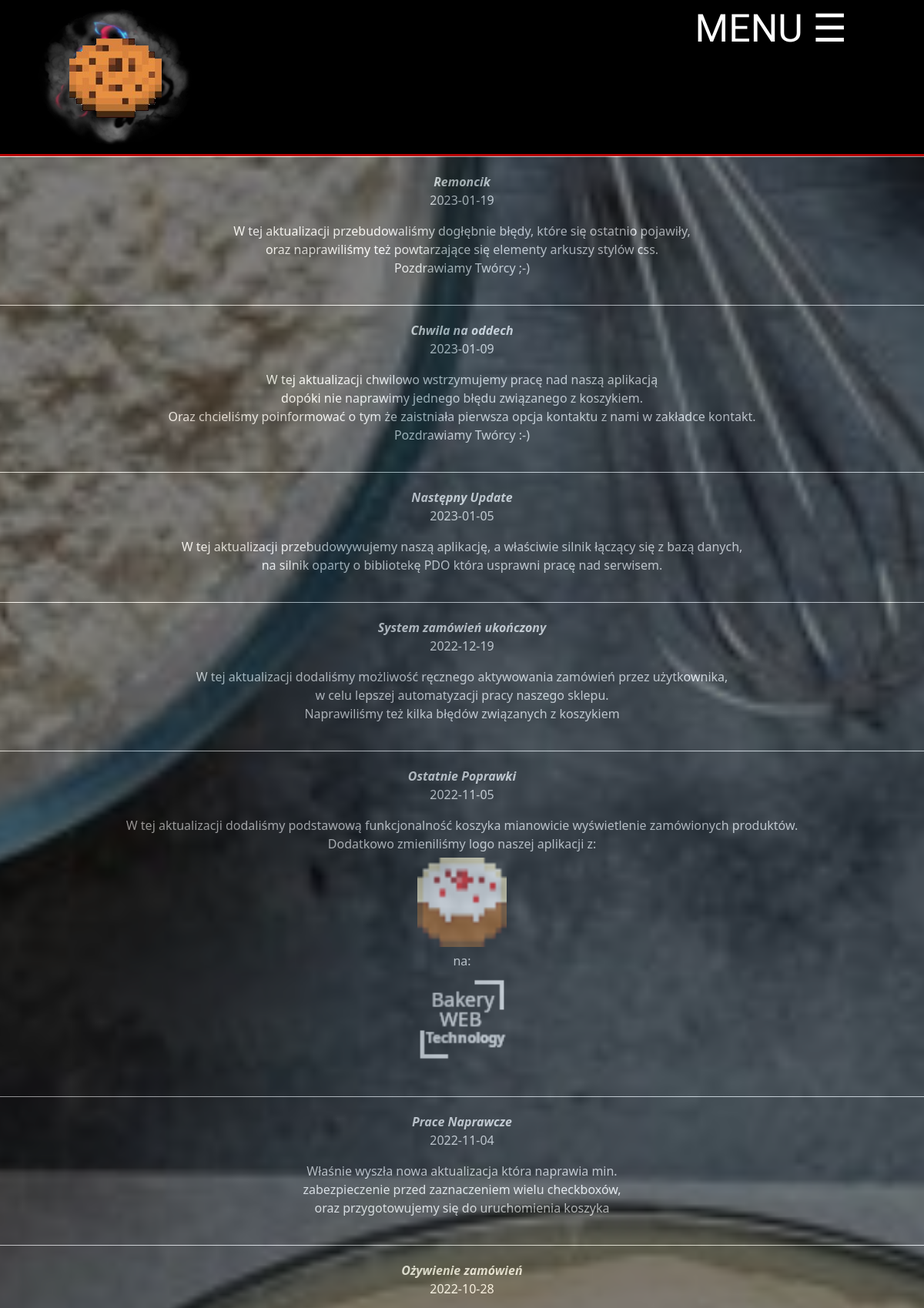
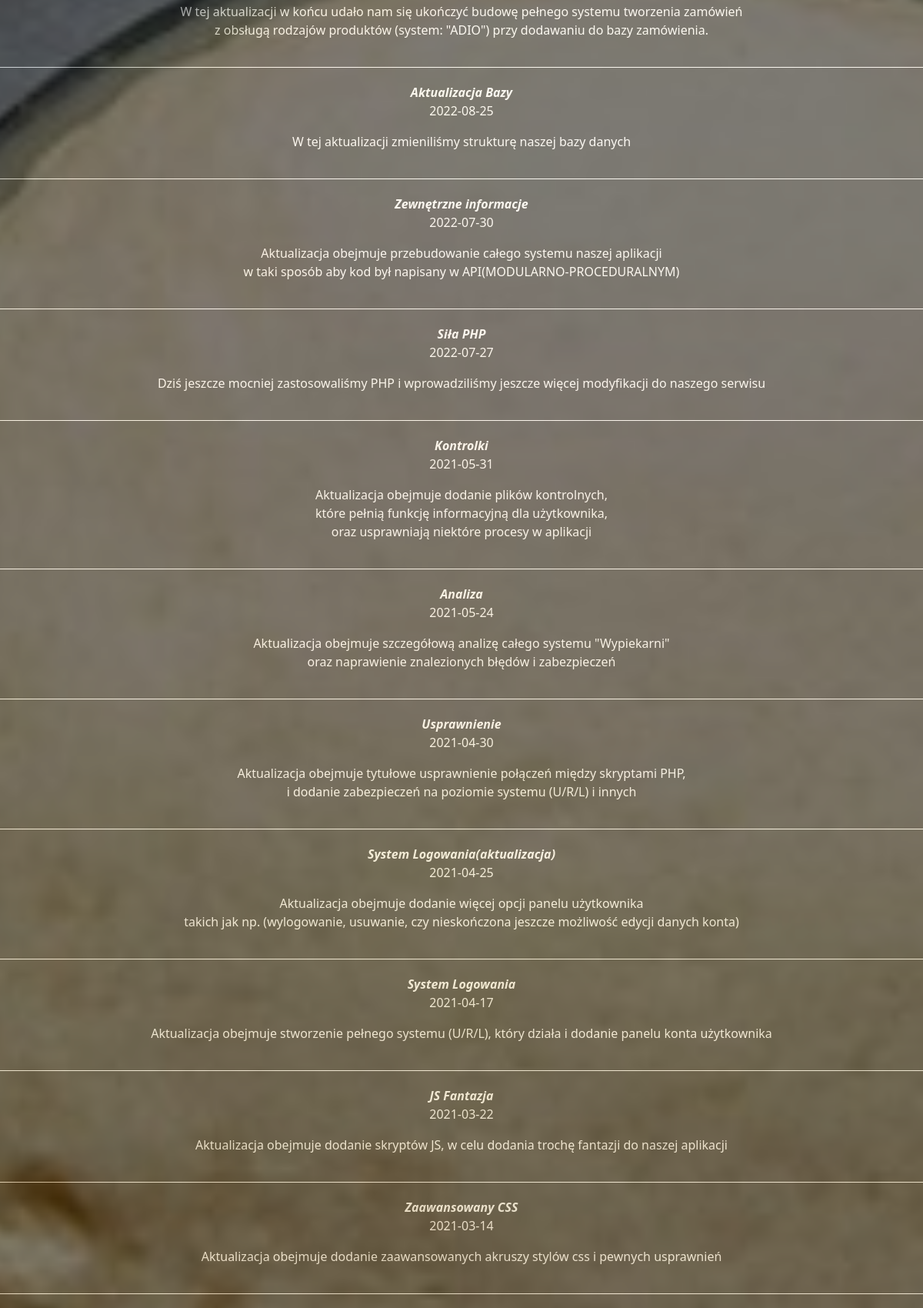
Screenshot of /aktuals.php (upper part) with the database file from the repository (2 pictures, top to bottom).
### tables this page shows
CREATE TABLE `aktualizacje` (
  `id` int(11) NOT NULL,
  `Nazwa` text NOT NULL,
  `Data` date DEFAULT NULL,
  `Opis` text NOT NULL
);

### aktuals.php (the view, shortened to what this page needs)
<?php
require_once('PDO.php');
$sql = "SELECT * FROM aktualizacje ORDER BY id DESC";
$query = $db->prepare($sql);
$query->execute();
?>
<!DOCTYPE html>
<html lang="pl-PL">
<head>
    <link rel="stylesheet" href="css/bootstrap.min.css" type="text/css" />
    <link rel="stylesheet" href="style.css" type="text/css" />
    <link rel="stylesheet" href="css1/font.css" type="text/css" />
</head>
<body>
    <div class="up">
        <div id="logo" onclick="x()">
            <div id="a">
                <img src="img/logo1.png" title="Logo" alt="Logo" />
            </div>
        </div>
        <ol>
            <li>
                <a href="#">
                    <span id="menu-text">MENU</span> &#9776;
                </a>
            </li>
        </ol>
    </div>
    <div class="main">
        <div id="c">
            <?php
            while ($row = $query->fetch()) {
            ?>
                <div id="front-zwrot">
                    <b><i><?php echo $row['Nazwa'] ?></i></b>
                    <p><?php echo $row['Data'] ?></p>
                    <p id="#"><?php echo $row['Opis'] ?></p>
                </div>
            <?php
            }
            ?>
        </div>
    </div>
</body>
</html>

### style.css (style rules this page uses)
body { background-color: #000; margin: 0; padding: 0; width: 100%; background-image: url("img/tło.png"); background-attachment: fixed; background-position: center; background-repeat: no-repeat; background-size: cover; }
.up { border-bottom: 3px solid #b70000; background-color: #000; margin: 0; padding: 0; width: 100%; color: #fff; font-family: "Gloria Hallelujah", cursive; display: flex; justify-content: space-between; padding-left: 50px; padding-right: 50px; }
#logo { margin: 0; width: 200px; padding: 0; float: left; }
ol { margin: 0; }
ol>li { float: right; list-style-type: none; padding: 0; font-size: 50px; text-align: center; margin: 0; }
ol>li>a { text-decoration: none; margin-right: 50px; color: #fff; }
#a { margin: 0; }
.main { padding: 0; text-align: center; height: 100%dvh; width: 100%; }
.main img { border-radius: 50px; width: 80vw; height: 80vw; border: #000 6px solid; }

### aktuals.php (style rules this page uses)
#front-zwrot { width: auto; height: auto; background-color: #000; opacity: 0.5; color: #fff; padding: 20px; margin-left: auto; margin-right: auto; margin: 0; text-shadow: #000; border-top: #fff solid 1px; }
#front-zwrot>b { display: inline-block; background-color: #000; color: #fff; }
#c { overflow-y: scroll; height: 100vh; }
#front-zwrot>p { display: inline-block; color: #fff; width: 100%; }
#k { border-radius: 0; width: 128px; height: 128px; }

### rows the page displays
aktualizacje: Nazwa "Remoncik", Data "2023-01-19", Opis "W tej aktualizacji przebudowaliśmy dogłębnie błędy, które się ostatnio pojawiły, oraz naprawiliśmy też powtarzające się elementy arkuszy stylów css. Pozdrawiamy Twórcy ;-)"
aktualizacje: Nazwa "Chwila na oddech", Data "2023-01-09", Opis "W tej aktualizacji chwilowo wstrzymujemy pracę nad naszą aplikacją dopóki nie naprawimy jednego błędu związanego z koszykiem. Oraz chcieliśmy poinformować o tym że zaistniała pierwsza opcja kontaktu z nami w zakładce kontakt. Pozdrawiamy Twórcy :-)"
aktualizacje: Nazwa "Następny Update", Data "2023-01-05", Opis "W tej aktualizacji przebudowywujemy naszą aplikację, a właściwie silnik łączący się z bazą danych, na silnik oparty o bibliotekę PDO która usprawni pracę nad serwisem."
aktualizacje: Nazwa "System zamówień ukończony", Data "2022-12-19", Opis "W tej aktualizacji dodaliśmy możliwość ręcznego aktywowania zamówień przez użytkownika, w celu lepszej automatyzacji pracy naszego sklepu. Naprawiliśmy też kilka błędów związanych z koszykiem"
aktualizacje: Nazwa "Ostatnie Poprawki", Data "2022-11-05", Opis "W tej aktualizacji dodaliśmy podstawową funkcjonalność koszyka mianowicie wyświetlenie zamówionych produktów. Dodatkowo zmieniliśmy logo naszej aplikacji z: na:", Opis (picture)
aktualizacje: Nazwa "Prace Naprawcze", Data "2022-11-04", Opis "Właśnie wyszła nowa aktualizacja która naprawia min. zabezpieczenie przed zaznaczeniem wielu checkboxów, oraz przygotowujemy się do uruchomienia koszyka"
aktualizacje: Nazwa "Ożywienie zamówień", Data "2022-10-28", Opis "W tej aktualizacji w końcu udało nam się ukończyć budowę pełnego systemu tworzenia zamówień z obsługą rodzajów produktów (system: \"ADIO\") przy dodawaniu do bazy zamówienia."
aktualizacje: Nazwa "Aktualizacja Bazy", Data "2022-08-25", Opis "W tej aktualizacji zmieniliśmy strukturę naszej bazy danych"
aktualizacje: Nazwa "Zewnętrzne informacje", Data "2022-07-30", Opis "Aktualizacja obejmuje przebudowanie całego systemu naszej aplikacji w taki sposób aby kod był napisany w API(MODULARNO-PROCEDURALNYM)"
aktualizacje: Nazwa "Siła PHP", Data "2022-07-27", Opis "Dziś jeszcze mocniej zastosowaliśmy PHP i wprowadziliśmy jeszcze więcej modyfikacji do naszego serwisu"
aktualizacje: Nazwa "Kontrolki", Data "2021-05-31", Opis "Aktualizacja obejmuje dodanie plików kontrolnych, które pełnią funkcję informacyjną dla użytkownika, oraz usprawniają niektóre procesy w aplikacji"
aktualizacje: Nazwa "Analiza", Data "2021-05-24", Opis "Aktualizacja obejmuje szczegółową analizę całego systemu \"Wypiekarni\" oraz naprawienie znalezionych błędów i zabezpieczeń"
aktualizacje: Nazwa "Usprawnienie", Data "2021-04-30", Opis "Aktualizacja obejmuje tytułowe usprawnienie połączeń między skryptami PHP, i dodanie zabezpieczeń na poziomie systemu (U/R/L) i innych"
aktualizacje: Nazwa "System Logowania(aktualizacja)", Data "2021-04-25", Opis "Aktualizacja obejmuje dodanie więcej opcji panelu użytkownika takich jak np. (wylogowanie, usuwanie, czy nieskończona jeszcze możliwość edycji danych konta)"
aktualizacje: Nazwa "System Logowania", Data "2021-04-17", Opis "Aktualizacja obejmuje stworzenie pełnego systemu (U/R/L), który działa i dodanie panelu konta użytkownika"
aktualizacje: Nazwa "JS Fantazja", Data "2021-03-22", Opis "Aktualizacja obejmuje dodanie skryptów JS, w celu dodania trochę fantazji do naszej aplikacji"
aktualizacje: Nazwa "Zaawansowany CSS", Data "2021-03-14", Opis "Aktualizacja obejmuje dodanie zaawansowanych akruszy stylów css i pewnych usprawnień"
